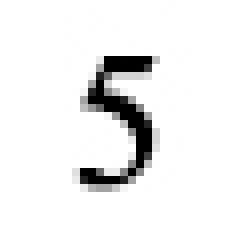
%> input picture Project/new (times new roman)/5_candidate.jpg, 30 x 30 px (shown 8 times larger)
$ octave Untitled.m   (GNU Octave 9; MATLAB toolbox functions it lacks are replaced by stand-ins)
%> lines starting %> are read from the running program, lines starting %| are printed output that depends on the picture; in (x1, y1, x2, y2) boxes, pixels count from 0 and x2, y2 are one past the last pixel; in counts of white or black regions, pixels touching at a corner belong together; the program's own positions count from 1
clc();
clear all;
close all;

ImageRead = imread('D:\Last Semester\PR\PR lab\Project\new (times new roman)\5_candidate.jpg');
%> ImageRead is the input picture: size 30x30x3 uint8; min 0, max 255, mean 237.9
%ImageShow = imshow(ImageRead);

ImageR = imread('D:\Last Semester\PR\PR lab\Patterns\new (times new roman)\Template_1.jpg');
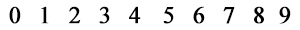
%> input picture Patterns/new (times new roman)/Template_1.jpg, 300 x 30 px
%> ImageR is the input picture: size 30x300x3 uint8; min 0, max 255, mean 235.8
%ImageS = imshow(ImageR);

cit = rgb2gray(ImageRead);
ct = rgb2gray(ImageR);

t = graythresh(cit);
%> t = 0.559
ty = graythresh(ct);
%> ty = 0.559

bic = im2bw(cit, t);
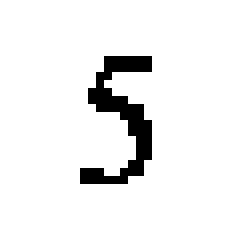
%> bic: size 30x30 logical (shown 8 times larger); 93.6% white; black in thin lines or dots, all inside (x1, y1, x2, y2) = (10, 7, 19, 23)
%b = not(bil);
imshow(bic);
bit = im2bw(ct, ty);
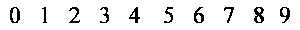
%> bit: size 30x300 logical; 92.5% white; black in thin lines or dots, all inside (x1, y1, x2, y2) = (10, 7, 290, 23)
%bi = not(bit);
figure(), imshow(bit);

N=length(bic); %// length of signal
%> N = 30
%n1=128;  %// length of window
xf=bit; %framing(bic,n1,n1/2,rectwin(n1)); %this function frames the signal i will get xf(128,14)
win_num=size(xf,2);
%> win_num = 300
M0=size(bic,2);
%> M0 = 30

ccor=NaN(M0-1,win_num);
for col=1:win_num
    for m=1:M0-1,
        [term1,term2,term3]=deal(0);
        for n=1:N-m,
            term1=term1+xf(n,col)*xf(n+m,col);
            term2=term2+xf(n,col)^2;
            term3=term3+xf(n+m,col)^2;
        end
        ccor(m,col)=term1/sqrt(term2*term3);
    end
end

co = ccor;


N_1=length(bic); %// length of signal
%> N_1 = 30
%n1=128;  %// length of window
xf_1=bic; %framing(bic,n1,n1/2,rectwin(n1)); %this function frames the signal i will get xf(128,14)
win_num_1=size(xf_1,2);
%> win_num_1 = 30
M0_1=size(bic,2);
%> M0_1 = 30

ccor_1=NaN(M0_1-1,win_num_1);
for col=1:win_num_1
    for m=1:M0_1-1,
        [term1,term2,term3]=deal(0);
        for n=1:N_1-m,
            term1=term1+xf_1(n,col)*xf_1(n+m,col);
            term2=term2+xf_1(n,col)^2;
            term3=term3+xf_1(n+m,col)^2;
        end
        ccor_1(m,col)=term1/sqrt(term2*term3);
    end
end

co_1 = ccor_1;

c = normxcorr2(co_1,co);

%d = not(c);
[ypeak, xpeak] = find(c==max(c(:)));
%> ypeak = 29; xpeak = 184
%
% %checking sizes
tr = size(bic,1);
%> tr = 30
tr_1 = size(bic,2);
%> tr_1 = 30
% %checking sizes
%
yoffSet = ypeak-size(bic,1);
%> yoffSet = -1
xoffSet = xpeak-size(bic,2);
%> xoffSet = 154
hFig = figure;
hAx  = axes;
imshow(bit,'Parent', hAx);
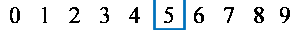
%> figure redrawn from the program's plot data
imrect(hAx, [xoffSet, yoffSet, size(bic,2), size(bic,1)]);
